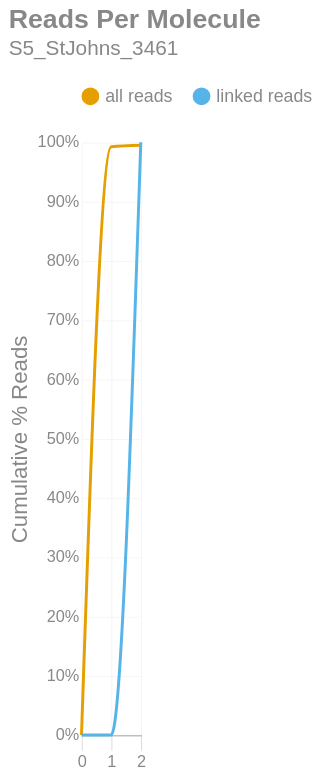

Here is the notebook cell this chart was saved with:
### Markdown cell above
### Reads per Molecule
This chart shows the cumulative distribution of the number of reads per linked molecule. That is, how many alignments are associated with a unique molecule. This excludes the number of reads associated with invalid or absent linked-read barcodes. The `linked` histogram is the percentages recalculated when disregarding singletons.

### Code cell
if SKIPLR:
    print_html(f"Skipped")
else:
    counts = np.bincount(valids['reads'].cast(pl.Int64).to_numpy())
    weighted = counts * np.arange(len(counts))
    all_perc = weighted / n_reads
    linked_perc = weighted / n_linked_reads
    linked_perc[1] = 0
    binned_df = pl.DataFrame({
        'readsper': list(range(len(counts))),
        'all reads (cumsum)': np.cumsum(all_perc).tolist(),
        'linked reads (cumsum)': np.cumsum(linked_perc).tolist(),
    })

    with SafeRender(binned_df):
        (
            density_plot(binned_df, 'Reads Per Molecule', samplename, 'readspmol')
            .encode(
                x=alt.X('readsper:O', title=None).axis(labelAngle=0).scale(padding=0),
                y=alt.Y('value:Q', title='Cumulative % Reads').axis(format='%').stack(False),
                color=alt.Color("key:N").scale(domain=["all reads", "linked reads"]),
                tooltip=[
                    alt.Tooltip("key:N", title="Data Type"),
                    alt.Tooltip("readsper:O", title="Reads Per Molecule"),
                    alt.Tooltip("value:Q", format=".2%", title="% Reads (Cum.)")
                ]            
            )
        ).display()

### Figure 1 — Vega-Lite specification as saved in the notebook (floating-point values rounded to 4 significant figures)
{"width": "container", "height": 400, "config": {"title": {"anchor": "start", "dy": -15, "fontSize": 18, "color": "#888888", "subtitleColor": "#888888", "subtitleFontSize": 14}, "arc": {"fill": "#0072B2"}, "axis": {"domainColor": "#888888", "domainWidth": 0.5, "gridWidth": 0.2, "grid": false, "titleFontWeight": 400, "titleFontSize": 15, "labelFontSize": 11, "labelColor": "#888888", "tickColor": "#888888", "tickWidth": 0.2, "titleColor": "#888888"}, "axisBand": {"grid": false}, "axisX": {"grid": true, "tickSize": 10, "domainCap": "round"}, "axisY": {"domain": false, "grid": true, "tickSize": 0, "domainCap": "round"}, "background": "transparent", "header": {"labelFontSize": 15, "labelColor": "#888888", "titleFontSize": 15, "titleFontWeight": 600, "titleColor": "#888888"}, "legend": {"labelFont": "sans-serif", "labelFontSize": 12, "labelColor": "#888888", "symbolSize": 100, "symbolType": "circle", "titleFontSize": 12, "titlePadding": 10, "titleColor": "#888888", "title": null, "orient": "top"}, "range": {"category": ["#E69F00", "#56B4E9", "#009E73", "#F0E442", "#0072B2", "#D55E00", "#CC79A7", "#000000"], "diverging": ["#cfe8f3", "#a2d4ec", "#73bfe2", "#46abdb", "#1696d2", "#12719e"]}, "area": {"fill": "#0072B2", "fillOpacity": 0.7, "line": true, "strokeOpacity": 0.7}, "line": {"color": "#0072B2", "stroke": "#0072B2", "strokeWidth": 2}, "trail": {"color": "#0072B2", "stroke": "#0072B2", "strokeWidth": 0, "size": 1}, "point": {"filled": true, "fillOpacity": 1.0, "size": 95}, "text": {"color": "#888888", "fontSize": 11, "align": "right", "fontWeight": 400, "size": 11}, "bar": {"fill": "#0072B2", "stroke": null}, "view": {"stroke": null, "continuousWidth": 660, "continuousHeight": 400}}, "data": {"name": "data-aa56292999fdeb540490ebc4fb362bac"}, "mark": {"type": "line", "interpolate": "monotone", "point": {"opacity": 0, "size": 275}}, "encoding": {"color": {"field": "key", "scale": {"domain": ["all reads", "linked reads"]}, "type": "nominal"}, "tooltip": [{"field": "key", "title": "Data Type", "type": "nominal"}, {"field": "readsper", "title": "Reads Per Molecule", "type": "ordinal"}, {"field": "value", "format": ".2%", "title": "% Reads (Cum.)", "type": "quantitative"}], "x": {"axis": {"labelAngle": 0}, "field": "readsper", "scale": {"padding": 0}, "title": null, "type": "ordinal"}, "y": {"axis": {"format": "%"}, "field": "value", "stack": false, "title": "Cumulative % Reads", "type": "quantitative"}}, "params": [{"name": "param_c36ac31b6afebe62", "select": {"type": "point", "fields": ["key"]}, "bind": "legend"}], "title": {"text": "Reads Per Molecule", "subtitle": "S5_StJohns_3461"}, "transform": [{"fold": ["all reads (cumsum)", "linked reads (cumsum)"]}, {"calculate": "replace(datum.key, ' (cumsum)', '')", "as": "key"}, {"filter": {"param": "param_c36ac31b6afebe62"}}], "usermeta": {"embedOptions": {"downloadFileName": "S5_StJohns_3461.readspmol"}}, "$schema": "https://vega.github.io/schema/vega-lite/v6.1.0.json", "datasets": {"data-aa56292999fdeb540490ebc4fb362bac": [{"readsper": 0, "all reads (cumsum)": 0.0, "linked reads (cumsum)": 0.0}, {"readsper": 1, "all reads (cumsum)": 0.9924, "linked reads (cumsum)": 0.0}, {"readsper": 2, "all reads (cumsum)": 0.9949, "linked reads (cumsum)": 1.0}]}}
